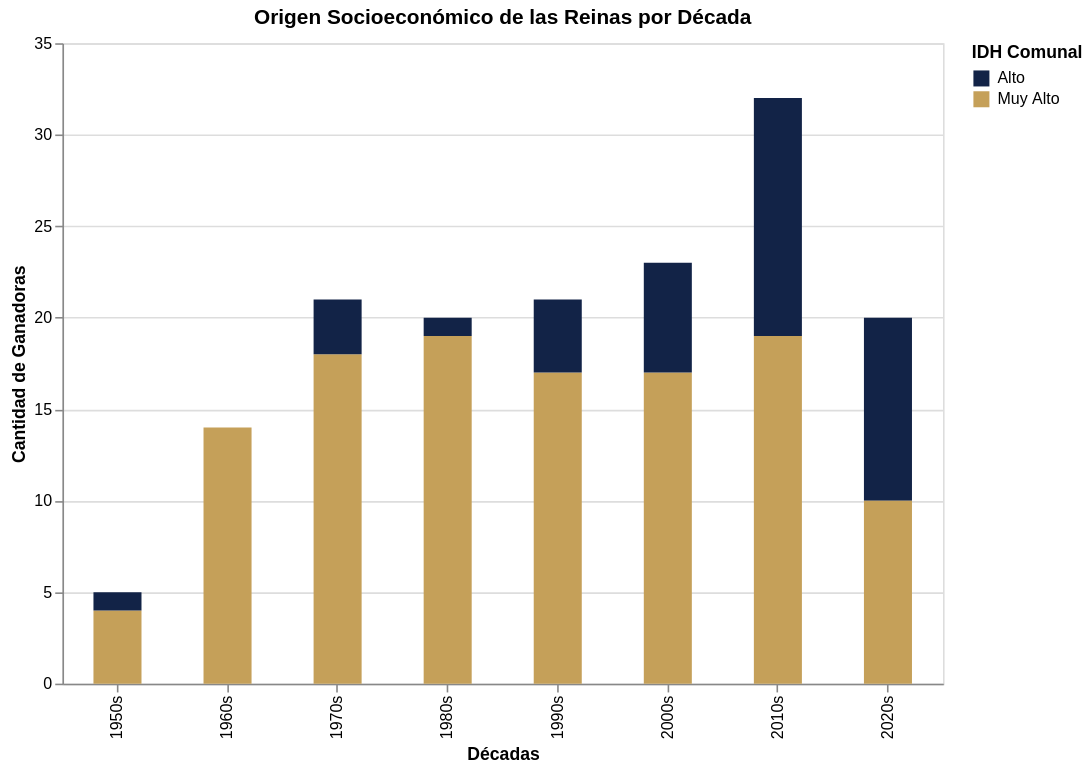

Notebook cell for this chart:
### Code cell
import pandas as pd
import altair as alt

df = pd.read_csv('base_miss_chile_unificada.csv')
df['Decada'] = (df['Año'] // 10) * 10
df['Decada'] = df['Decada'].astype(str) + "s"

grafico_idh = alt.Chart(df).mark_bar(size=30).encode(
    x=alt.X('Decada:N', title='Décadas', sort='ascending'),
    y=alt.Y('count():Q', title='Cantidad de Ganadoras'),
    color=alt.Color('IDH-Comunal:N',
                    title='IDH Comunal',
                    scale=alt.Scale(range=['#122347', '#C5A059'])), # <-- Azul Marino y Dorado
    tooltip=[
        alt.Tooltip('count()', title='Cantidad'),
        alt.Tooltip('Decada', title='Década'),
        alt.Tooltip('IDH-Comunal:N', title='IDH')
    ]
).properties(
    title='Origen Socioeconómico de las Reinas por Década',
    width=550, height=400
)

grafico_idh.display()
grafico_idh.save('grafico_idh_comunal.html')

### Figure 1 — Vega-Lite specification as saved in the notebook (floating-point values rounded to 4 significant figures; data arrays with more than 128 entries replaced by an {"elided": "..."} marker saying what was removed)
{"config": {"view": {"continuousWidth": 300, "continuousHeight": 300}}, "data": {"name": "data-560c768fbe040f59e754ae3d4d0c7e23"}, "mark": {"type": "bar", "size": 30}, "encoding": {"color": {"field": "IDH-Comunal", "scale": {"range": ["#122347", "#C5A059"]}, "title": "IDH Comunal", "type": "nominal"}, "tooltip": [{"aggregate": "count", "title": "Cantidad", "type": "quantitative"}, {"field": "Decada", "title": "Década", "type": "nominal"}, {"field": "IDH-Comunal", "title": "IDH", "type": "nominal"}], "x": {"field": "Decada", "sort": "ascending", "title": "Décadas", "type": "nominal"}, "y": {"aggregate": "count", "title": "Cantidad de Ganadoras", "type": "quantitative"}}, "height": 400, "title": "Origen Socioeconómico de las Reinas por Década", "width": 550, "$schema": "https://vega.github.io/schema/vega-lite/v5.20.1.json", "datasets": {"data-560c768fbe040f59e754ae3d4d0c7e23": {"elided": "156 records"}}}
